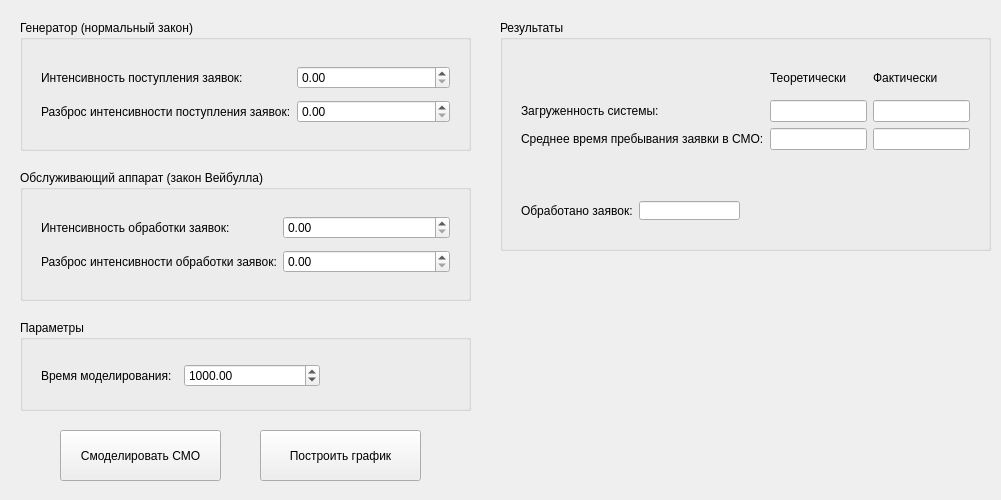
<?xml version="1.0" encoding="UTF-8"?>
<ui version="4.0">
 <class>MainWindow</class>
 <widget class="QMainWindow" name="MainWindow">
  <property name="geometry">
   <rect>
    <x>0</x>
    <y>0</y>
    <width>1001</width>
    <height>500</height>
   </rect>
  </property>
  <property name="windowTitle">
   <string>MainWindow</string>
  </property>
  <widget class="QWidget" name="centralWidget">
   <widget class="QPushButton" name="pushButton_model">
    <property name="geometry">
     <rect>
      <x>60</x>
      <y>430</y>
      <width>161</width>
      <height>51</height>
     </rect>
    </property>
    <property name="text">
     <string>Смоделировать СМО</string>
    </property>
   </widget>
   <widget class="QPushButton" name="pushButton_graph">
    <property name="geometry">
     <rect>
      <x>260</x>
      <y>430</y>
      <width>161</width>
      <height>51</height>
     </rect>
    </property>
    <property name="text">
     <string>Построить график</string>
    </property>
   </widget>
   <widget class="QGroupBox" name="groupBox">
    <property name="geometry">
     <rect>
      <x>20</x>
      <y>20</y>
      <width>451</width>
      <height>131</height>
     </rect>
    </property>
    <property name="title">
     <string>Генератор (нормальный закон)</string>
    </property>
    <widget class="QWidget" name="gridLayoutWidget">
     <property name="geometry">
      <rect>
       <x>10</x>
       <y>30</y>
       <width>431</width>
       <height>91</height>
      </rect>
     </property>
     <layout class="QGridLayout" name="gridLayout">
      <item row="1" column="0">
       <widget class="QLabel" name="label_6">
        <property name="text">
         <string>Разброс интенсивности поступления заявок:</string>
        </property>
       </widget>
      </item>
      <item row="0" column="0">
       <widget class="QLabel" name="label_2">
        <property name="text">
         <string>Интенсивность поступления заявок:</string>
        </property>
       </widget>
      </item>
      <item row="0" column="1">
       <widget class="QDoubleSpinBox" name="spinbox_intensivity_gen">
        <property name="maximum">
         <double>9999.989999999999782</double>
        </property>
       </widget>
      </item>
      <item row="1" column="1">
       <widget class="QDoubleSpinBox" name="spinbox_intensivity_gen_range">
        <property name="maximum">
         <double>99999.990000000005239</double>
        </property>
       </widget>
      </item>
     </layout>
    </widget>
   </widget>
   <widget class="QGroupBox" name="groupBox_2">
    <property name="geometry">
     <rect>
      <x>20</x>
      <y>170</y>
      <width>451</width>
      <height>131</height>
     </rect>
    </property>
    <property name="title">
     <string>Обслуживающий аппарат (закон Вейбулла)</string>
    </property>
    <widget class="QWidget" name="gridLayoutWidget_2">
     <property name="geometry">
      <rect>
       <x>10</x>
       <y>30</y>
       <width>431</width>
       <height>91</height>
      </rect>
     </property>
     <layout class="QGridLayout" name="gridLayout_2">
      <item row="1" column="0">
       <widget class="QLabel" name="label_4">
        <property name="text">
         <string>Разброс интенсивности обработки заявок:</string>
        </property>
       </widget>
      </item>
      <item row="0" column="0">
       <widget class="QLabel" name="label_3">
        <property name="text">
         <string>Интенсивность обработки заявок:</string>
        </property>
       </widget>
      </item>
      <item row="0" column="1">
       <widget class="QDoubleSpinBox" name="spinbox_intensivity_oa">
        <property name="maximum">
         <double>99999.990000000005239</double>
        </property>
       </widget>
      </item>
      <item row="1" column="1">
       <widget class="QDoubleSpinBox" name="spinbox_intensivity_oa_range">
        <property name="maximum">
         <double>99999.990000000005239</double>
        </property>
       </widget>
      </item>
     </layout>
    </widget>
   </widget>
   <widget class="QGroupBox" name="groupBox_3">
    <property name="geometry">
     <rect>
      <x>20</x>
      <y>320</y>
      <width>451</width>
      <height>91</height>
     </rect>
    </property>
    <property name="title">
     <string>Параметры</string>
    </property>
    <widget class="QWidget" name="gridLayoutWidget_3">
     <property name="geometry">
      <rect>
       <x>10</x>
       <y>30</y>
       <width>301</width>
       <height>51</height>
      </rect>
     </property>
     <layout class="QGridLayout" name="gridLayout_3">
      <item row="0" column="0">
       <widget class="QLabel" name="label_5">
        <property name="text">
         <string>Время моделирования:</string>
        </property>
       </widget>
      </item>
      <item row="0" column="1">
       <widget class="QDoubleSpinBox" name="spinbox_time_model">
        <property name="minimum">
         <double>1.000000000000000</double>
        </property>
        <property name="maximum">
         <double>99999999.989999994635582</double>
        </property>
        <property name="value">
         <double>1000.000000000000000</double>
        </property>
       </widget>
      </item>
     </layout>
    </widget>
   </widget>
   <widget class="QGroupBox" name="groupBox_4">
    <property name="geometry">
     <rect>
      <x>500</x>
      <y>20</y>
      <width>491</width>
      <height>231</height>
     </rect>
    </property>
    <property name="title">
     <string>Результаты</string>
    </property>
    <widget class="QWidget" name="gridLayoutWidget_4">
     <property name="geometry">
      <rect>
       <x>10</x>
       <y>30</y>
       <width>471</width>
       <height>111</height>
      </rect>
     </property>
     <layout class="QGridLayout" name="gridLayout_4">
      <item row="3" column="0">
       <widget class="QLabel" name="label_8">
        <property name="text">
         <string>Среднее время пребывания заявки в СМО:</string>
        </property>
       </widget>
      </item>
      <item row="2" column="1">
       <widget class="QLineEdit" name="teor_p">
        <property name="readOnly">
         <bool>true</bool>
        </property>
       </widget>
      </item>
      <item row="2" column="2">
       <widget class="QLineEdit" name="fact_p">
        <property name="readOnly">
         <bool>true</bool>
        </property>
       </widget>
      </item>
      <item row="1" column="2">
       <widget class="QLabel" name="fact">
        <property name="text">
         <string>Фактически</string>
        </property>
       </widget>
      </item>
      <item row="1" column="1">
       <widget class="QLabel" name="teor">
        <property name="text">
         <string>Теоретически</string>
        </property>
       </widget>
      </item>
      <item row="3" column="1">
       <widget class="QLineEdit" name="teor_time">
        <property name="readOnly">
         <bool>true</bool>
        </property>
       </widget>
      </item>
      <item row="3" column="2">
       <widget class="QLineEdit" name="fact_time">
        <property name="readOnly">
         <bool>true</bool>
        </property>
       </widget>
      </item>
      <item row="2" column="0">
       <widget class="QLabel" name="label_7">
        <property name="text">
         <string>Загруженность системы:</string>
        </property>
       </widget>
      </item>
     </layout>
    </widget>
    <widget class="QWidget" name="horizontalLayoutWidget">
     <property name="geometry">
      <rect>
       <x>10</x>
       <y>170</y>
       <width>241</width>
       <height>41</height>
      </rect>
     </property>
     <layout class="QHBoxLayout" name="horizontalLayout">
      <item>
       <widget class="QLabel" name="label">
        <property name="text">
         <string>Обработано заявок:</string>
        </property>
       </widget>
      </item>
      <item>
       <widget class="QLineEdit" name="quanity">
        <property name="readOnly">
         <bool>true</bool>
        </property>
       </widget>
      </item>
     </layout>
    </widget>
   </widget>
  </widget>
 </widget>
 <layoutdefault spacing="6" margin="11"/>
 <resources/>
 <connections/>
</ui>
